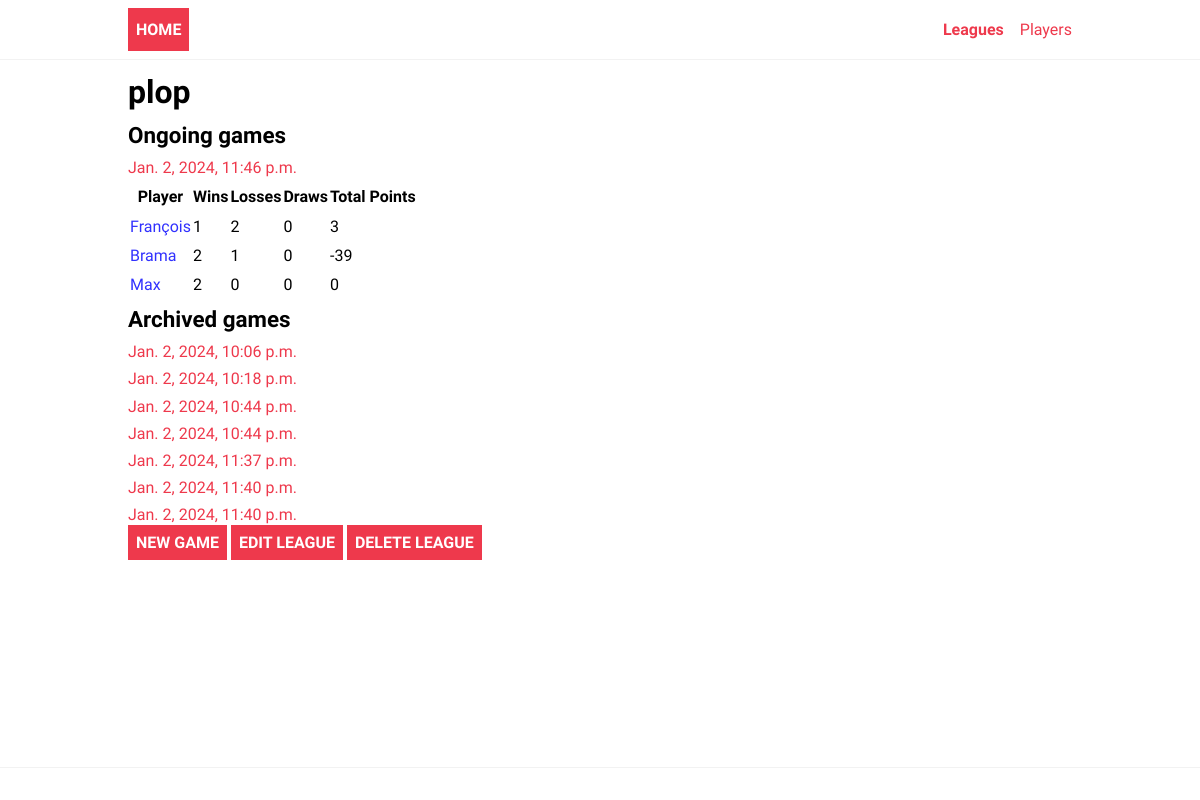
/ladder/leagues/5/, run on an earlier commit of the app's database.
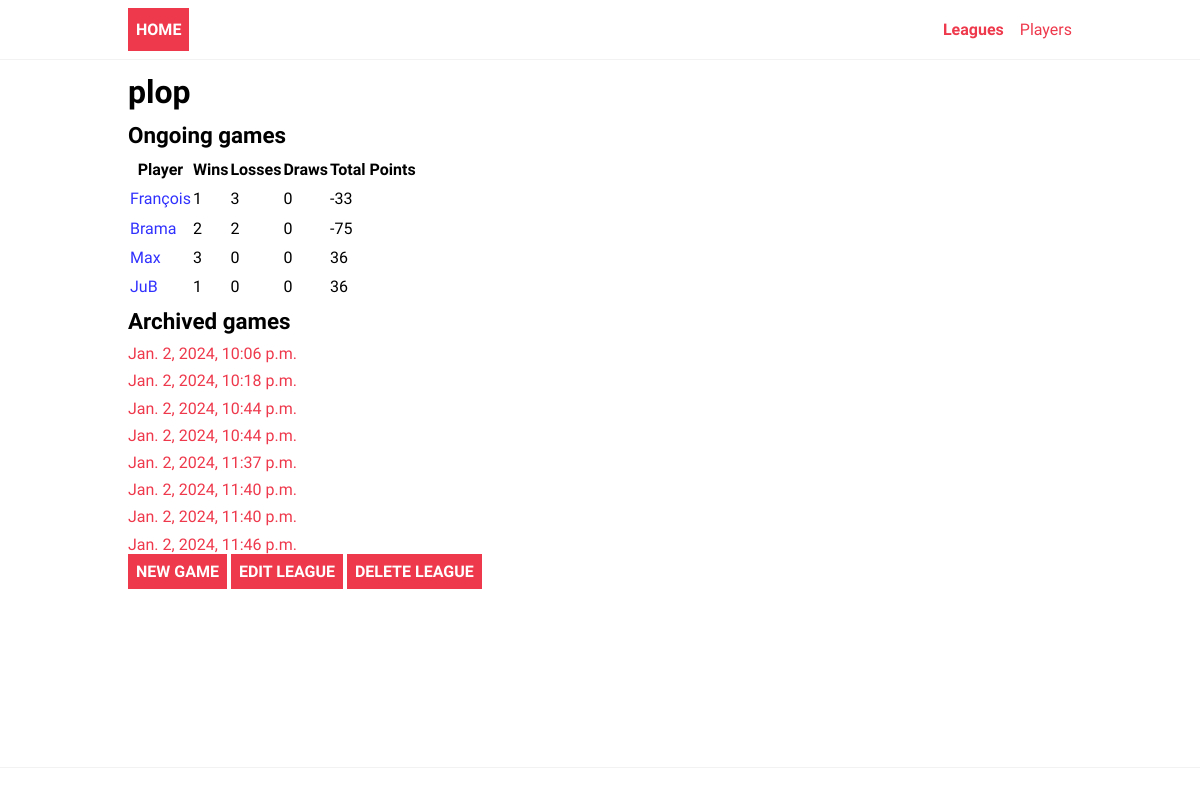
And on a later commit of the database.
### ladder/models.py (models this page shows, shortened)
class League(models.Model):
    name = models.CharField(max_length=200)

class Game(models.Model):
    league = models.ForeignKey(League, on_delete=models.CASCADE)
    creation_date = models.DateTimeField()
    completion_date = models.DateTimeField(default=datetime.datetime.utcfromtimestamp(0))
    completed = models.BooleanField(default=False)
    score_team_a = models.IntegerField(default=0)
    score_team_b = models.IntegerField(default=0)

class PlayerStats(models.Model):
    player = models.ForeignKey(Player, on_delete=models.CASCADE)
    league = models.ForeignKey(League, on_delete=models.CASCADE)
    win = models.IntegerField(default=0)
    loss = models.IntegerField(default=0)
    draw = models.IntegerField(default=0)
    total_points = models.IntegerField(default=0)

class Player(models.Model):
    name = models.CharField(max_length=200)
    gender = models.CharField(max_length=10, choices=genders)
    score = models.IntegerField(default=1000)

### ladder/views.py (the view)
# urls.py: path("leagues/<int:pk>/", views.LeagueDetail.as_view(), name="league"),
class LeagueDetail(generic.DetailView):
    model=League
    template_name = "ladder/league.html"
    def get_context_data(self, **kwargs):
        context = super().get_context_data(**kwargs)
        context["ongoing_games"] = context["league"].game_set.filter(completed=False)
        context["completed_games"] = context["league"].game_set.filter(completed=True)
        context["player_list"] = context["league"].playerstats_set.all()
        return context

### ladder/templates/ladder/league.html
{% extends 'ladder/base.html' %}
{% block content %}
<h1>{{ league.name }} </h1>
{% if league.game_set.count %}
<h2>Ongoing games</h2>
    <div>
    {% for game in ongoing_games %}
        <p><a href="{% url 'ladder:game' league.id game.id %}">{{ game.creation_date }}</a></p>
    {% endfor %}
    </div>
    {% else %}
    <div>
	<p>No ongoing game.</p>
    </div>
    {% endif %}
    <table>
	<thead><tr>
	    <th>Player</th><th>Wins</th><th>Losses</th><th>Draws</th><th>Total Points</th>
	</tr></thead>
	<tbody>
	    {% for player in player_list %}
	    <tr>
		<td><a href="{% url 'ladder:player' player.id %}" class="{% if player.player.gender == 'f' %} woman {% else %} man {% endif %}">{{ player.player.name }}</a></td>
		<td>{{player.win}}</td>
		<td>{{player.loss}}</td>
		<td>{{player.draw}}</td>
		<td>{{player.total_points}}</td>
	    </tr>
	    {% endfor %}
	</tbody>
    </table>
    {% if completed_games.count > 0 %}
    <h2>Archived games</h2>
    <div>
	{% for game in completed_games %}
        <p><a href="{% url 'ladder:game' league.id game.id %}">{{ game.creation_date }}</a></p>
	{% endfor %}
    </div>
    {% else %}
    <div>
	<p>No previous ongoing game.</p>
    </div>
    {% endif %}
    <a href="{% url 'ladder:add-game' league.id %}" class="logo">New game</a>
    <a href="{% url 'ladder:edit-league' league.id %}" class="logo">Edit League</a>
    <a href="{% url 'ladder:delete-league' league.id %}" class="logo">Delete League</a>
{% endblock content %}

### ladder/templates/ladder/base.html (shortened to what this page needs)
{%load static %}
<!DOCTYPE html>
<html lang="en">
  <head>
    <link rel="stylesheet" href="{% static 'ladder/style.css' %}">
  </head>
  <body>
      <header class="header">
          <div class="container">
              <a href="{%url 'ladder:index' %}" class="logo">Home</a>
	      <nav class="nav">
		  <a href="{% url 'ladder:leagues' %}">Leagues</a>
		  <a href="{% url 'ladder:players' %}">Players</a>
	      </nav>
	  </div>
      </header>
      <main>
	  <div class="container">
	      {%block content%}
	      {%endblock content%}
	  </div>
      </main>
      <footer class="footer">
          <div class="container">
          </div>
      </footer>
  </body>
</html>

### ladder/static/ladder/style.css (style rules this page uses)
:root { --color-primary: #ee394c; --color-secondary: #86b7fe; --color-light: #f2f2f2; --color-gray: #ced4da; --color-dark: #212121; --color-white: #ffffff; --color-error: #e2442f; --color-warning: #ffc900; --color-info: #02a2b9; --color-success: #1ba345; --color-input: #00d1b2; --color-blue: #3131fe; --color-pink: #fe86b7; --border-radius: 5px; }
* { margin: 0; padding: 0; box-sizing: border-box; text-rendering: optimizeLegibility; }
html, body { height: 100%; }
body { font-family: 'Dosis', sans-serif; font-size: 1rem; line-height: 1.7; display: flex; flex-direction: column; }
h1 { font-size: 2rem; line-height: 1.5; }
h2 { font-size: 1.4rem; }
a { color: var(--color-primary); text-decoration: none; }
.container { max-width: 960px; margin: 0 auto; padding: 0.5rem; }
.header { border-bottom: solid 1px var(--color-light); }
.header .container { display: flex; align-items: center; gap:1rem; }
.nav { display:flex; gap:1rem; align-items: center; justify-content: center; flex-basis: 100%; }
.nav a:nth-last-child(2) { margin-left: auto; font-weight: bold; }
.logo { padding: 0.5rem; background-color: var(--color-primary); text-decoration: none; color: var(--color-white); font-weight: bold; text-transform: uppercase; }
.footer { margin-top: auto; padding: 0.5rem 0; border-top: solid 1px var(--color-light); }
.man { color:var(--color-blue); }

What changed in the data, as far as the page shows it:
changed PlayerStats "François": loss "2" → "3"; total_points "3" → "-33"
changed PlayerStats "Brama": loss "1" → "2"; total_points "-39" → "-75"
changed PlayerStats "Max": win "2" → "3"; total_points "0" → "36"
added PlayerStats: player.name "JuB", win "1", loss "0", draw "0", total_points "36"
changed Game "Jan. 2, 2024, 11:46 p.m.": moves from the list under "Ongoing games" to the list under "Archived games"
